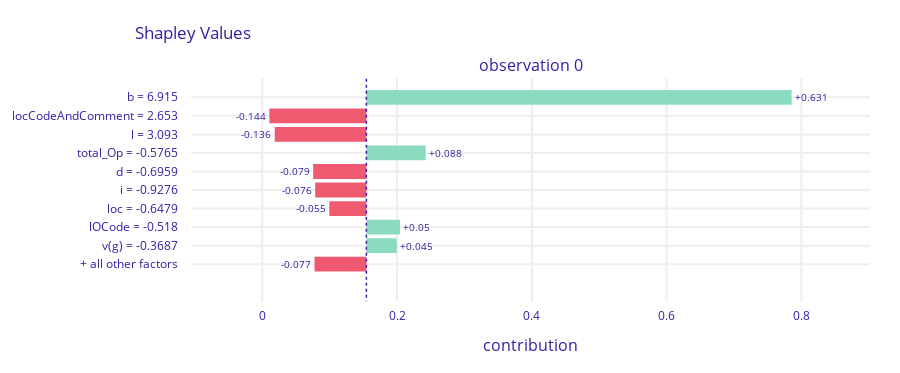

The code cell stored with this chart in its notebook:
### Code cell
shap_attributions_lin[0].plot()

### Figure 1 — Plotly figure (JSON) as saved in the notebook; plotly's stock layout.template omitted (floating-point values rounded to 4 significant figures)
{"data": [{"base": 0.1546, "hoverinfo": "text", "hoverlabel": {"bgcolor": "rgba(0,0,0,0.8)"}, "hovertext": ["Average response: 0.155<br>Prediction: 0.403<br>b = 6.915<br>increases average response <br>by 0.631", "Average response: 0.155<br>Prediction: 0.403<br>locCodeAndComment = 2.653<br>decreases average response <br>by 0.144", "Average response: 0.155<br>Prediction: 0.403<br>l = 3.093<br>decreases average response <br>by 0.136", "Average response: 0.155<br>Prediction: 0.403<br>total_Op = -0.5765<br>increases average response <br>by 0.088", "Average response: 0.155<br>Prediction: 0.403<br>d = -0.6959<br>decreases average response <br>by 0.079", "Average response: 0.155<br>Prediction: 0.403<br>i = -0.9276<br>decreases average response <br>by 0.076", "Average response: 0.155<br>Prediction: 0.403<br>loc = -0.6479<br>decreases average response <br>by 0.055", "Average response: 0.155<br>Prediction: 0.403<br>lOCode = -0.518<br>increases average response <br>by 0.05", "Average response: 0.155<br>Prediction: 0.403<br>v(g) = -0.3687<br>increases average response <br>by 0.045", "Average response: 0.155<br>Prediction: 0.403<br>+ all other factors<br>decreases average response <br>by 0.077"], "marker": {"color": ["#8bdcbe", "#f05a71", "#f05a71", "#8bdcbe", "#f05a71", "#f05a71", "#f05a71", "#8bdcbe", "#8bdcbe", "#f05a71"]}, "orientation": "h", "showlegend": false, "text": ["+0.631", "-0.144", "-0.136", "+0.088", "-0.079", "-0.076", "-0.055", "+0.05", "+0.045", "-0.077"], "textposition": "outside", "type": "bar", "x": [0.631, -0.144, -0.136, 0.088, -0.079, -0.076, -0.055, 0.05, 0.045, -0.077], "xaxis": "x", "y": ["b = 6.915", "locCodeAndComment = 2.653", "l = 3.093", "total_Op = -0.5765", "d = -0.6959", "i = -0.9276", "loc = -0.6479", "lOCode = -0.518", "v(g) = -0.3687", "+ all other factors"], "yaxis": "y"}], "layout": {"annotations": [{"font": {"size": 16}, "showarrow": false, "text": "observation 0", "x": 0.5, "xanchor": "center", "xref": "paper", "y": 1, "yanchor": "bottom", "yref": "paper"}, {"font": {"size": 16}, "showarrow": false, "text": "contribution", "x": 0.5, "xanchor": "center", "xref": "paper", "y": 0, "yanchor": "top", "yref": "paper", "yshift": -30}], "font": {"color": "#371ea3"}, "height": 373, "margin": {"b": 71, "r": 30, "t": 78}, "shapes": [{"line": {"color": "#371ea3", "dash": "dot", "width": 1.5}, "type": "line", "x0": 0.1546, "x1": 0.1546, "xref": "x", "y0": -1, "y1": 11, "yref": "y"}], "title": {"text": "Shapley Values", "x": 0.15}, "xaxis": {"anchor": "y", "automargin": true, "domain": [0, 1], "fixedrange": true, "gridwidth": 2, "range": [-0.1057, 0.9018], "tickcolor": "white", "ticklen": 3, "ticks": "outside", "type": "linear", "zeroline": false}, "yaxis": {"anchor": "x", "automargin": true, "autorange": "reversed", "domain": [0, 1], "fixedrange": true, "gridwidth": 2, "tickcolor": "white", "ticklen": 10, "ticks": "outside", "type": "category"}}}
